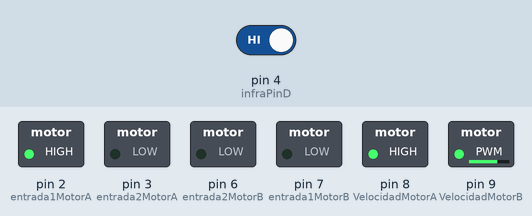
This sketch was run on a simulated Arduino Uno, built with avr-gcc and run on an emulated ATmega328P. Shown: switched loads named in the sketch (green lamp = pin HIGH). Dashed ring = blinking. The test bench sets the inputs (shaded band); at power-on: pin 4 (infraPinD) HIGH. What the sketch prints to the serial monitor is not drawn.

Above: at 2.2 s.
2.3 s: pin 4 (infraPinD) driven LOW
At 3.7 s:
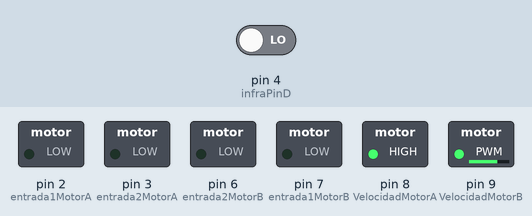
5.3 s: pin 4 (infraPinD) driven HIGH
At 6.7 s:
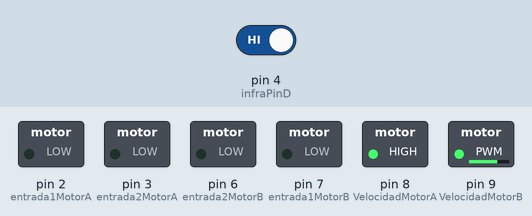
Timing chart, 0 to 59.3 s (numbered marks = the images above; inputs shaded):
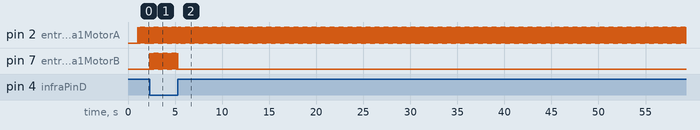

Measured:
- after the input at 2.3 s, pin 7 (entrada1MotorB): alternates HIGH for 0.03 s and LOW for 0.03 s, starting at once
- after the input at 5.3 s, pin 7 (entrada1MotorB): goes on until 5.3 s, then stays LOW
- by itself, pin 2 (entrada1MotorA): alternates HIGH for 0.03 s and LOW for 0.03 s

The sketch:

robotica_seguidor_linea.ino
```cpp
int VelocidadMotorA = 8;
int VelocidadMotorB = 9;

int entrada1MotorA = 2;
int entrada2MotorA = 3;
int entrada1MotorB = 7;
int entrada2MotorB = 6;

int infraPinD = 4;
int infraPinI = 5;

int valorInfraI = 0;
int valorInfraD = 0;

void setup() {
  Serial.begin(9600);
  delay(1000);
  pinMode(infraPinD, INPUT);
  pinMode(infraPinI, INPUT);

  pinMode(entrada1MotorA, OUTPUT);
  pinMode(entrada2MotorA, OUTPUT);
  pinMode(entrada1MotorB, OUTPUT);
  pinMode(entrada2MotorB, OUTPUT);

  pinMode(VelocidadMotorA, OUTPUT);
  pinMode(VelocidadMotorB, OUTPUT);
  analogWrite(VelocidadMotorA, 180);
  analogWrite(VelocidadMotorB, 180 );

  digitalWrite(entrada1MotorA, LOW);
  digitalWrite(entrada2MotorA, LOW);
  digitalWrite(entrada1MotorB, LOW);
  digitalWrite(entrada2MotorB, LOW);
}

void loop() {
  valorInfraD = digitalRead(infraPinD);
  //valorInfraI = digitalRead(infraPinI);

  Serial.println(valorInfraD);
  Serial.println(valorInfraI);

 // Cuatro escenarios: De frente
  if(valorInfraD == 0 && valorInfraI == 0){
    Serial.println("Ninguno en linea");

    // Modificamos sentido de giro de los motores
    digitalWrite(entrada1MotorA, HIGH);
    digitalWrite(entrada1MotorB, HIGH);
    delay(25);
    digitalWrite(entrada1MotorA, LOW);
    digitalWrite(entrada1MotorB,LOW);
    delay(25);
  }

  // El robot encuentra línea negra con el infrarrojo derecho y hay que corregir girando a la derecha
  if(valorInfraD == 1 && valorInfraI == 0){
    Serial.println("Derecho en linea");

    // Modificamos sentido de giro de los motores
    digitalWrite(entrada1MotorA, LOW);
    digitalWrite(entrada1MotorB,LOW);
    delay(25);
    digitalWrite(entrada1MotorA, HIGH);
    digitalWrite(entrada1MotorB,LOW);
    delay(25);
  }

  // El robot encuentra línea negra con el infrarrojo izquierdo y hay que corregir girando a la izquierda
  if(valorInfraD == 0 && valorInfraI == 1){
    Serial.println("Izquierdo en linea");

    // Modificamos sentido de giro de los motores
    digitalWrite(entrada1MotorA,LOW);
    digitalWrite(entrada1MotorB, LOW);
    delay(25);
    digitalWrite(entrada1MotorA,LOW);
    digitalWrite(entrada1MotorB, HIGH);
    delay(25);
  }

  // Los dos sensores infrarrojos encuentran una línea negra, el final del circuito
  if(valorInfraD == 1 && valorInfraI == 1){
    Serial.println("Ambos en linea");

    // Paramos los motores
    digitalWrite(entrada1MotorA, LOW);
    digitalWrite(entrada2MotorA, LOW);
    digitalWrite(entrada1MotorB, LOW);
    digitalWrite(entrada2MotorB, LOW);

    //delay(500);
  }
}
```
